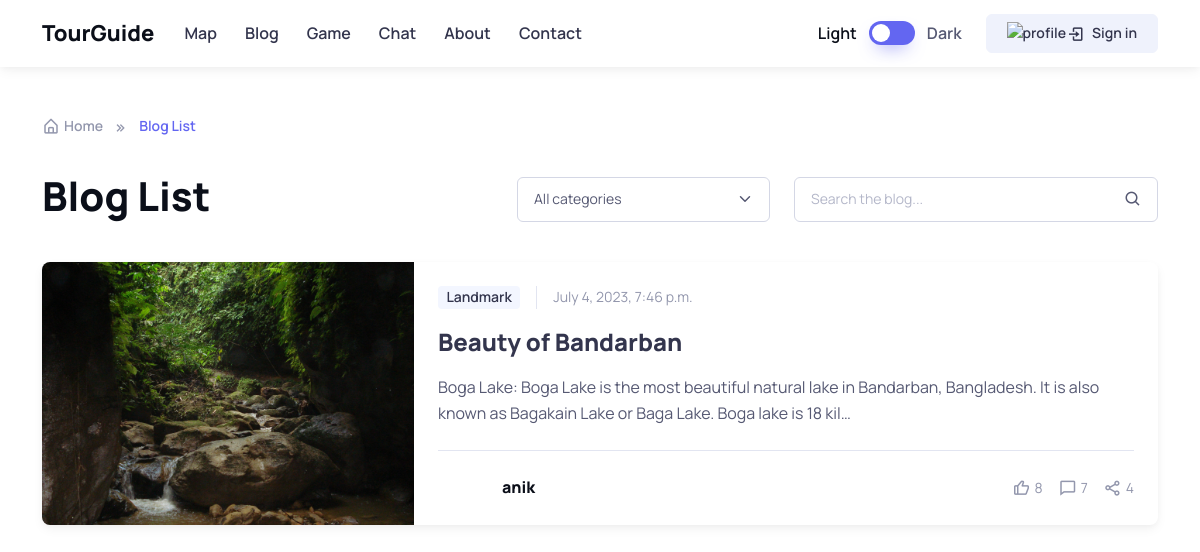
Screenshot of /blog/ with the database file from the repository.
### blog/models.py (models this page shows, shortened)
class Post(models.Model):
    class PublicationStatus(models.TextChoices):
        DRAFT = 'draft', 'Draft'
        PUBLISHED = 'pub', 'Published'
    author = models.ForeignKey(User, on_delete=models.CASCADE, related_name='posts')
    category = models.ForeignKey(Category, on_delete=models.CASCADE, related_name='posts')
    title = models.CharField(max_length=200)
    slug = models.SlugField(unique=True)
    published = models.CharField(max_length=5, choices=PublicationStatus.choices, default=PublicationStatus.DRAFT)
    content = models.TextField()
    created_at = models.DateTimeField(auto_now_add=True)
    updated_at = models.DateTimeField(auto_now=True)
    tags = models.ManyToManyField(Tag, blank=True)
    image = models.ImageField(upload_to='images/blog/')
    likes = GenericRelation('Like')
    comments = GenericRelation('Comment')
    ratings = GenericRelation('Rating')
    def get_absolute_url(self):
        return reverse('blog:post_detail', args=[self.slug])

class Category(models.Model):
    name = models.CharField(max_length=12, unique=True)
    def __str__(self):
        return self.name

### account/models.py (models this page shows)
class User(AbstractUser):
    email = models.EmailField(unique=True)
    agreed = models.BooleanField(default=False)
    def __str__(self):
        return self.username

### blog/views.py (the view)
# urls.py: path('', views.post_list, name='post_list'),
def post_list(request):
    posts = Post.objects.filter(published='pub').order_by('-created_at')
    return render(request, 'blog/post_list.html', {'posts': posts})

### blog/templates/blog/post_list.html (shortened to what this page needs)
{% extends 'blog/_base.html' %}
{% block container %}
        {% if not user.is_authenticated %}
            {% include 'navbar.html' %}
        {% else %}
            {% include 'navbar_in_logged_state.html' %}
        {% endif %}
    <nav class="container" aria-label="breadcrumb">
        <ol class="breadcrumb mb-0 pt-5">
            <li class="breadcrumb-item">
                <a href="{% url 'blog:post_list' %}"><i class="bx bx-home-alt fs-lg me-1"></i>Home</a>
            </li>
            <li class="breadcrumb-item active" aria-current="page">Blog List</li>
        </ol>
    </nav>
    <section class="container mt-4 mb-lg-5 pt-lg-2 pb-5">
        <div class="row align-items-end gy-3 mb-4 pb-lg-3 pb-1">
            <div class="col-lg-5 col-md-4">
                <h1 class="mb-2 mb-md-0">Blog List</h1>
            </div>
            <div class="col-lg-7 col-md-8">
                <div class="row gy-2">
                    <div class="col-lg-5 col-sm-6">
                        <div class="d-flex align-items-center">
                            <select class="form-select">
                                <option>All categories</option>
                            </select>
                        </div>
                    </div>
                    <div class="col-lg-7 col-sm-6">
                        <div class="input-group">
                            <input type="text" class="form-control pe-5 rounded" placeholder="Search the blog...">
                            <i class="bx bx-search position-absolute top-50 end-0 translate-middle-y me-3 zindex-5 fs-lg"></i>
                        </div>
                    </div>
                </div>
            </div>
        </div>
        {% for post in posts %}
            <article class="card border-0 shadow-sm overflow-hidden mb-4">
                <div class="row g-0">
                    <div class="col-sm-4 position-relative bg-position-center bg-repeat-0 bg-size-cover"
                         style="background-image: url({{ post.image.url }}); min-height: 15rem;">
                        <a href="{{ post.get_absolute_url }}" class="position-absolute top-0 start-0 w-100 h-100"
                           aria-label="Read more"></a>
                    </div>
                    <div class="col-sm-8">
                        <div class="card-body">
                            <div class="d-flex align-items-center mb-3">
                                <a class="badge fs-sm text-nav bg-secondary text-decoration-none">{{ post.category }}</a>
                                <span class="fs-sm text-muted border-start ps-3 ms-3">{{ post.created_at }}</span>
                            </div>
                            <h3 class="h4">
                                <a href="{{ post.get_absolute_url }}">{{ post.title }}</a>
                            </h3>
                            <p>{{ post.content | truncatechars:150 }}</p>
                            <hr class="my-4">
                            <div class="d-flex align-items-center justify-content-between">
                                <a class="d-flex align-items-center fw-bold text-dark text-decoration-none me-3">
                                    {{ post.author }}
                                </a>
                                <div class="d-flex align-items-center text-muted">
                                    <div class="d-flex align-items-center me-3">
                                        <i class="bx bx-like fs-lg me-1"></i>
                                        <span class="fs-sm">8</span>
                                    </div>
                                    <div class="d-flex align-items-center me-3">
                                        <i class="bx bx-comment fs-lg me-1"></i>
                                        <span class="fs-sm">7</span>
                                    </div>
                                    <div class="d-flex align-items-center">
                                        <i class="bx bx-share-alt fs-lg me-1"></i>
                                        <span class="fs-sm">4</span>
                                    </div>
                                </div>
                            </div>
                        </div>
                    </div>
                </div>
            </article>
        {% endfor %}
    </section>
{% endblock %}

### rows the page displays
Post: image (picture), category "Landmark", created_at "July 4, 2023, 7:46 p.m.", title "Beauty of Bandarban", content "Boga Lake: Boga Lake is the most beautiful natural lake in Bandarban, Bangladesh. It is also known as Bagakain Lake or Baga Lake. Boga lake is 18 kil…", author "anik"
